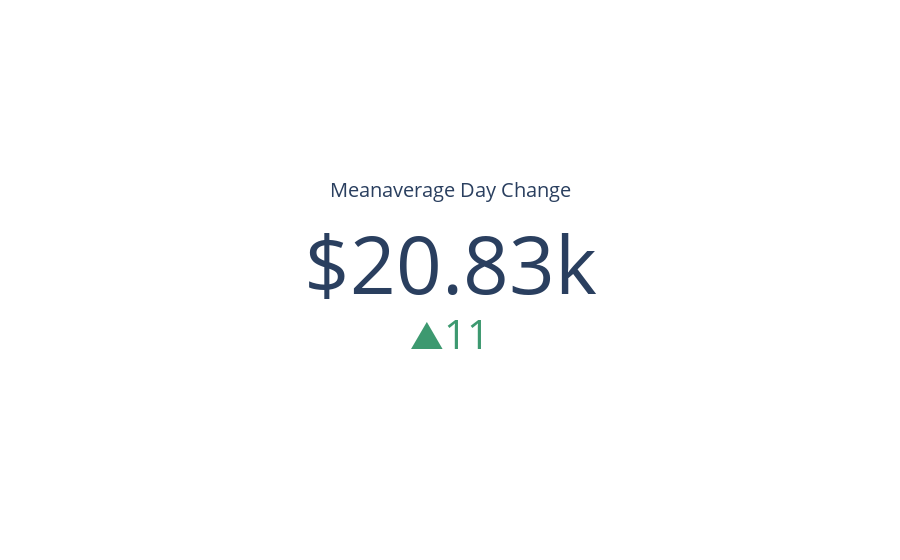

The cell this chart's notebook holds for it:
### Code cell
import plotly.graph_objects as go


fig = go.Figure(go.Indicator(
    domain = {'x': [0, 1], 'y': [0, 1]},
    value = df.meanavge.iloc[-1],
    mode = "number+delta",
    number = {'prefix': "$"},
    delta = {"reference": ((df.meanavge.iloc[-2])), "valueformat": ".0f"},
    title = {'text': "Meanaverage Day Change"},
    gauge = {'axis': {'range': [None, df.price[df['price']==df.price.max()].tolist()[0]]},
    'bar': {'color': "orange"}}))


fig.show()
fig.write_html("../static/meanaverage.html")

### Figure 1 — Plotly figure (JSON) as saved in the notebook; plotly's stock layout.template omitted (floating-point values rounded to 4 significant figures)
{"data": [{"delta": {"reference": 20820.0, "valueformat": ".0f"}, "domain": {"x": [0, 1], "y": [0, 1]}, "gauge": {"axis": {"range": [null, 67530.0]}, "bar": {"color": "orange"}}, "mode": "number+delta", "number": {"prefix": "$"}, "title": {"text": "Meanaverage Day Change"}, "type": "indicator", "value": 20830.0}], "layout": {}}
